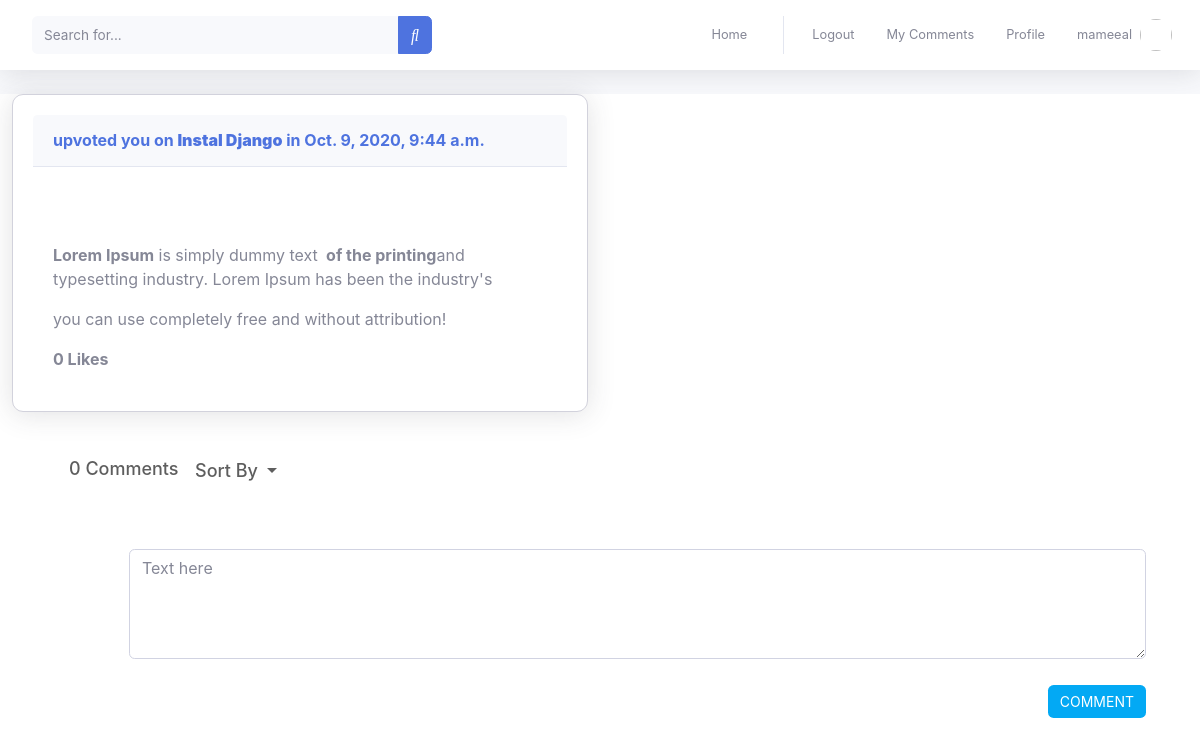
Screenshot of /6/ (signed in) with the database file from the repository.
### TopicComment/models.py (models this page shows, shortened)
class Topic(models.Model):
	user       = models.ForeignKey(User, related_name='user', on_delete=models.CASCADE  )
	topc_title = models.CharField(max_length=100)
	content    = RichTextField(blank=True, null=True)
	created_at = models.DateTimeField(auto_now=True)
	update_at  = models.DateTimeField(auto_now_add=True)
	like      = models.ManyToManyField(User,default=None,blank=True,)
	image = models.ImageField(upload_to='imageTopic/',null=True)

### TopicComment/views.py (the view)
# urls.py: path('<int:id>/',topic_details,name='topic_details'),
def topic_details(request,id):
	user = request.user
	topc_title = Topic.objects.get(id=id)
	comments = Comments.objects.filter(topc_title=topc_title,reply=None).order_by('-id')
	total_comments = comments.count()
	if request.method == 'POST':
		form = CommentForm(request.POST)
		if form.is_valid():
			myform = form.save(commit=False)
			reply_id = request.POST.get('comments_id')
			comment_qs = None
			if reply_id:
				comment_qs = Comments.objects.get(id=reply_id)
			myform.reply=comment_qs
			myform.userComment = request.user
			myform.topc_title = topc_title
			myform.save()
	else:
		form = CommentForm()
	return render(request,'topic/topic_details.html',{'topc_title':topc_title,'comments':comments,'form':form,'total_comments':total_comments})

### TopicComment/forms.py
class CommentForm(forms.ModelForm):
	comments = forms.CharField(widget=CKEditorWidget())
	comments = forms.CharField(label='', widget = forms.Textarea(attrs={'class':'from-control','placeholder':'Text here ','rows':'4', 'cols':'40'}))
	class Meta:
		model= Comments
		fields = ['comments']

### TopicComment/templates/topic/topic_details.html (shortened to what this page needs)
{% extends 'main.html' %}
{% load static %}
{% load bootstrap4 %}
{% block content %}
<div class="col-lg-6 mb-4">
  <div class="card shadow mb-4 ">
      <div class="card-header py-3">
          <h6 class="m-0 font-weight-bold text-primary"> {{topic.user}} upvoted you on <a href=""><strong>{{topc_title.topc_title}}</strong></a> in   {{topc_title.created_at}} </h6>
      </div>
          <div class="card-body">
                  <div class="text-center">
                  </div>
                  <p>{{topc_title.content| safe}}you can use completely free and without attribution!</p>
                  <strong>{{topc_title.like.all.count}} Likes</strong>
          </div>
  </div>
</div>
<div class="container">
  <div class="row">
    <div class="col-12">
      <div class="comments">
        <div class="comments-details">
          <span class="total-comments comments-sort">{{total_comments}} Comments</span>
          <span class="dropdown">
              <button type="button" class="btn dropdown-toggle" data-toggle="dropdown">Sort By </button>
          </span>
        </div>
{% if user.is_authenticated %}
        <form method="POST" action="" enctype="multipart/form-data">
        <div class="comment-box add-comment">
          <span class="commenter-pic">
          </span>
          <span class="commenter-name">
          {% bootstrap_form form %}
            <button type="submit" class="btn btn-default">Comment</button>
          </span>
        </div>
      </form>
      {% else %}
       <span class="total-comments comments-sort"><a href="{% url 'accounts:login' %}" class="dropdown-item">Login To Comments </a></span>
      {% endif %}
<br>
<br>
      </div>
    </div>
  </div>
</div>
{% endblock %}

### templates/main.html (shortened to what this page needs)
{% load static %}
 <!DOCTYPE html>
<html lang="en">
<head>
  <link rel="stylesheet" href="https://stackpath.bootstrapcdn.com/font-awesome/4.7.0/css/font-awesome.min.css">
 <link rel="stylesheet" href="https://cdnjs.cloudflare.com/ajax/libs/font-awesome/4.7.0/css/font-awesome.min.css">
  <link rel="stylesheet" href="https://maxcdn.bootstrapcdn.com/bootstrap/4.3.1/css/bootstrap.min.css">
  <link href="{% static 'css/sb-admin-2.min.css' %}" rel="stylesheet">
<link href="{% static 'css/style.css' %}" rel="stylesheet">
</head>
<body id="page-top">
  <div id="wrapper">
    <div id="content-wrapper" class="d-flex flex-column">
      <div id="content">
        <nav class="navbar navbar-expand navbar-light bg-white topbar mb-4 static-top shadow">
          <form class="d-none d-sm-inline-block form-inline mr-auto ml-md-3 my-2 my-md-0 mw-100 navbar-search">
            <div class="input-group">
              <input type="text" class="form-control bg-light border-0 small" placeholder="Search for..." aria-label="Search" aria-describedby="basic-addon2">
              <div class="input-group-append">
                <button class="btn btn-primary" type="button">
                  <i class="fas fa-search fa-sm"></i>
                </button>
              </div>
            </div>
          </form>
          <ul class="navbar-nav ml-auto">
             <li class="nav-item">
                <a class="nav-link" href="{% url 'home:all_topic' %}">
                  <span class="mr-2 d-none d-lg-inline text-gray-600 small">Home </span>
                </a>
              </li>
            {% if user.is_authenticated %}
              <li class="nav-item">
                <a class="nav-link" href="{% url 'accounts:logout' %}">
                  <span class="mr-2 d-none d-lg-inline text-gray-600 small">Logout</span>
                </a>
              </li>
               <li class="nav-item">
                <a class="nav-link" href="{% url 'TopicComment:all_topic' %}">
                  <span class="mr-2 d-none d-lg-inline text-gray-600 small">My Comments </span>
                </a>
              </li>
             <li class="nav-item">
              <a class="nav-link" href="">
                <span class="mr-2 d-none d-lg-inline text-gray-600 small">Profile</span>
              </a>
            </li>
            <li class="nav-item">
              <a class="nav-link" href="#">
                <span class="mr-2 d-none d-lg-inline text-gray-600 small">{{user.username}}</span>
                <img class="img-profile rounded-circle" src=" {{ profile.image_url|default_if_none:'#' }}">
              </a>
            </li>
 {% endif %}
              </div>
        </div>
      </div>
{% block content %}
{% endblock %}
      <footer class="sticky-footer bg-white">
      </footer>
</body>
</html>

### static/css/style.css (style rules this page uses)
.card { position: relative; display: flex; padding: 20px; flex-direction: column; min-width: 0; word-wrap: break-word; background-color: #fff; background-clip: border-box; border: 1px solid #d2d2dc; border-radius: 11px; -webkit-box-shadow: 0px 0px 5px 0px rgb(249, 249, 250); -moz-box-shadow: 0px 0px 5px 0px rgba(212, 182, 212, 1); box-shadow: 0px 0px 5px 0px rgb(161, 163, 164) }
.comments-details button.btn.dropdown-toggle, .comments-details .total-comments { font-size: 18px; font-weight: 500; color: #5e5e5e; }
.comments-details { padding: 15px 15px; }
.comments button { background-color: transparent; border: none; }
.comments .comment-box { width: 100%; height: 100%; background-color: #FAFAFA; padding: 10px 10px 10px; margin-bottom: 15px; border-radius: 5px; border: 1px solid #ddd; }
.comments .add-comment { background-color: transparent; border: none; position: relative; margin-bottom: 261px; }
.comments .commenter-pic { width: 50px; height: 50px; display: inline-block; border-radius: 100%; border: 2px solid #fff; overflow: hidden; background-color: #fff; }
.comments .add-comment .commenter-name { width: 100%; padding-left: 75px; position: absolute; top: 20px; left: 0px; }
.comments .add-comment button[type=submit] { background-color: #03a9f4; color: #fff; margin-right: 0px; }
.comments .add-comment button { background-color: #f5f5f5; margin: 10px 5px; font-size: 14px; text-transform: uppercase; float: right; }
.comments .commenter-name { display: inline-block; position: relative; top: -20px; left: 10px; font-size: 16px; font-weight: bold; }

### templates/main.html (style rules this page uses)
.comments-details button.btn.dropdown-toggle, .comments-details .total-comments { font-size: 18px; font-weight: 500; color: #5e5e5e; }
.comments-details { padding: 15px 15px; }
.comments button { background-color: transparent; border: none; }
.comments .comment-box { width: 100%; float: left; height: 100%; background-color: #FAFAFA; padding: 10px 10px 10px; margin-bottom: 15px; border-radius: 5px; border: 1px solid #ddd; }
.comments .add-comment { background-color: transparent; border: none; position: relative; margin-bottom: 50px; }
.comments .commenter-pic { width: 50px; height: 50px; display: inline-block; border-radius: 100%; border: 2px solid #fff; overflow: hidden; background-color: #fff; }
.comments .add-comment .commenter-name { width: 100%; padding-left: 75px; position: absolute; top: 20px; left: 0px; }
.comments .add-comment button[type=submit] { background-color: #03a9f4; color: #fff; margin-right: 0px; }
.comments .add-comment button { background-color: #f5f5f5; margin: 10px 5px; font-size: 14px; text-transform: uppercase; float: right; }
.comments .commenter-name { display: inline-block; position: relative; top: -20px; left: 10px; font-size: 16px; font-weight: bold; }

### rows the page displays
Topic: topc_title "Instal Django", created_at "Oct. 9, 2020, 9:44 a.m.", content "Lorem Ipsum is simply dummy text of the printing and typesetting industry. Lorem Ipsum has been the industry's", like.all.count "0"

### other values shown
{{ user.username }} "mameeal"
{{ total_comments }} "0"
